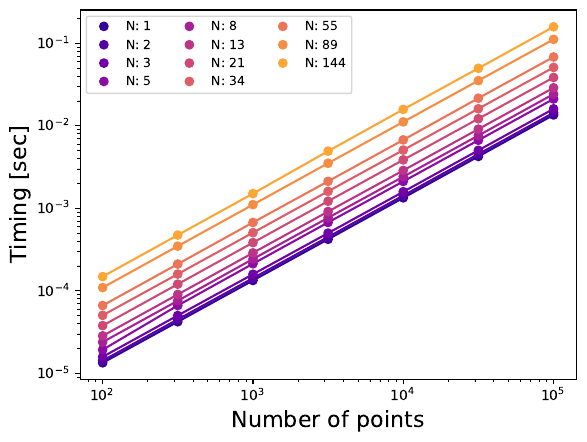

Here is the Julia script that generated this plot:
# Benchmarks the version of transit_poly which uses a Type
# for holding all of the variables related to the transit
# computation.

using Statistics
using PyPlot

# Defines the function that computes the transit:
include("../../../src/transit_poly_struct.jl")

nu = [1,2,3,5,8,13,21,34,55,89,144]; #233,377,610];
nnu = length(nu)
nb = [100,316,1000,3160,10000,31600,100000];
nnb = length(nb)
timing_ratio = zeros(nnb,nnu)

# Define a function that loops over impact parameter
# and defines arrays to hold the results:

function profile_transit_poly(trans,nb)
fgrad = zeros(2+trans.n)
timing = zeros(length(nb))
tmean = zeros(5)
for j=1:length(nb)
  nb0 = nb[j]
  b = zeros(nb0)
  flux = zeros(nb0)
  for k=1:5
    elapsed = time_ns()
    for i=1:nb0
      b[i] = sqrt(((i-float(nb0)/2)*2/float(nb0)*(1.0+2.0*trans.r))^2)
      trans.b = b[i]
      flux[i] = transit_poly!(trans)
    end
    tmean[k] = (time_ns()-elapsed)*1e-9
  end
  timing[j] = median(tmean)
end
return timing
end

# Instantiate a transit with r=0.1, b=0.5, u_n=[0.2,0.3]:
r = 0.1; b = 0.5
# Load in PyPlot (Julia matplotlib wrapper):
clf()
cmap = get_cmap("plasma")
for iu = 1:nnu
  u_n = ones(nu[iu])/float(nu[iu])
  trans = transit_init(r,b[1],u_n,true)
# Transform from u_n to c_n coefficients:
  timing = zeros(nnb)
# Call the function:
  @time timing =profile_transit_poly(trans,nb)
  if iu == 1
    timing_ratio[:,1] = timing
  else
    timing_ratio[:,iu] = timing./timing_ratio[:,1]
  end
  loglog(nb,timing,color=cmap(float(iu)/(1.25 * nnu)))
  loglog(nb,timing,"o",color=cmap(float(iu)/(1.25 * nnu)),label=string("n: ",nu[iu]))
end
xlabel("Number of points")
ylabel("Timing [sec]")
legend(loc="upper left",fontsize=8,ncol=3)
timing_ratio[:,1].=1.0
savefig("benchmark_transit_poly.pdf", bbox_inches="tight")

clf()
tmed = vec(median(timing_ratio;dims=1))
loglog(nu,tmed,"o", color="C0")
plot(nu,tmed,label="Measured",linewidth=2, color="C0")
alp = log(tmed[nnu])/log(nu[nnu])
plot(nu,nu.^0.2,linestyle="--",label=L"$n^{0.2}$",color="C1")
plot(nu,tmed[nnu]*(nu/nu[nnu]).^2,linestyle="-.",label=L"$n^1$",color="C1")
xlabel("Number of limb-darkening coefficients")
ylabel("Relative timing")
legend(loc="upper left")
axis([1,144,0.7,2e2])
savefig("benchmark_limbdark_timing.pdf", bbox_inches="tight")

#return
#end
